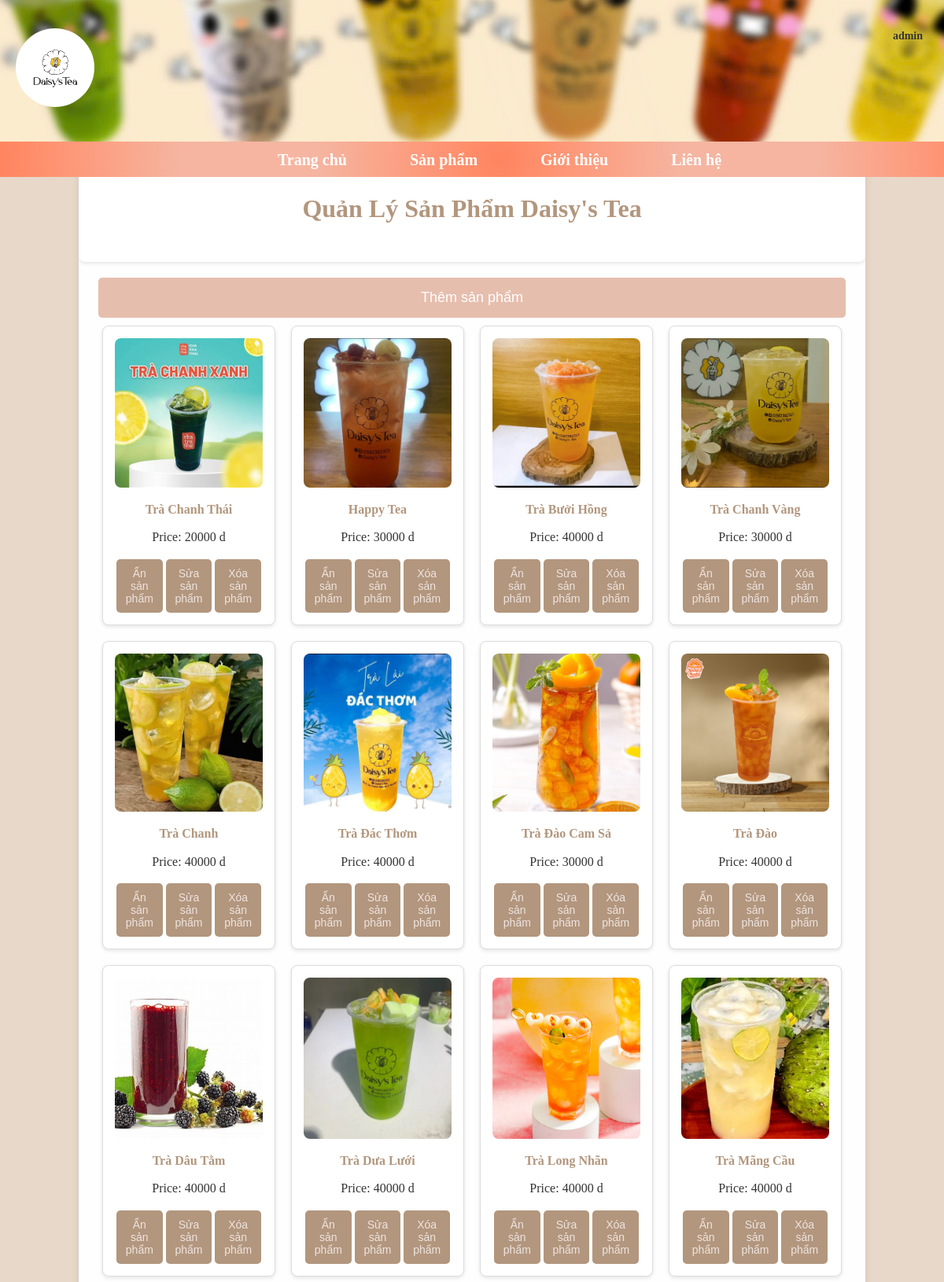
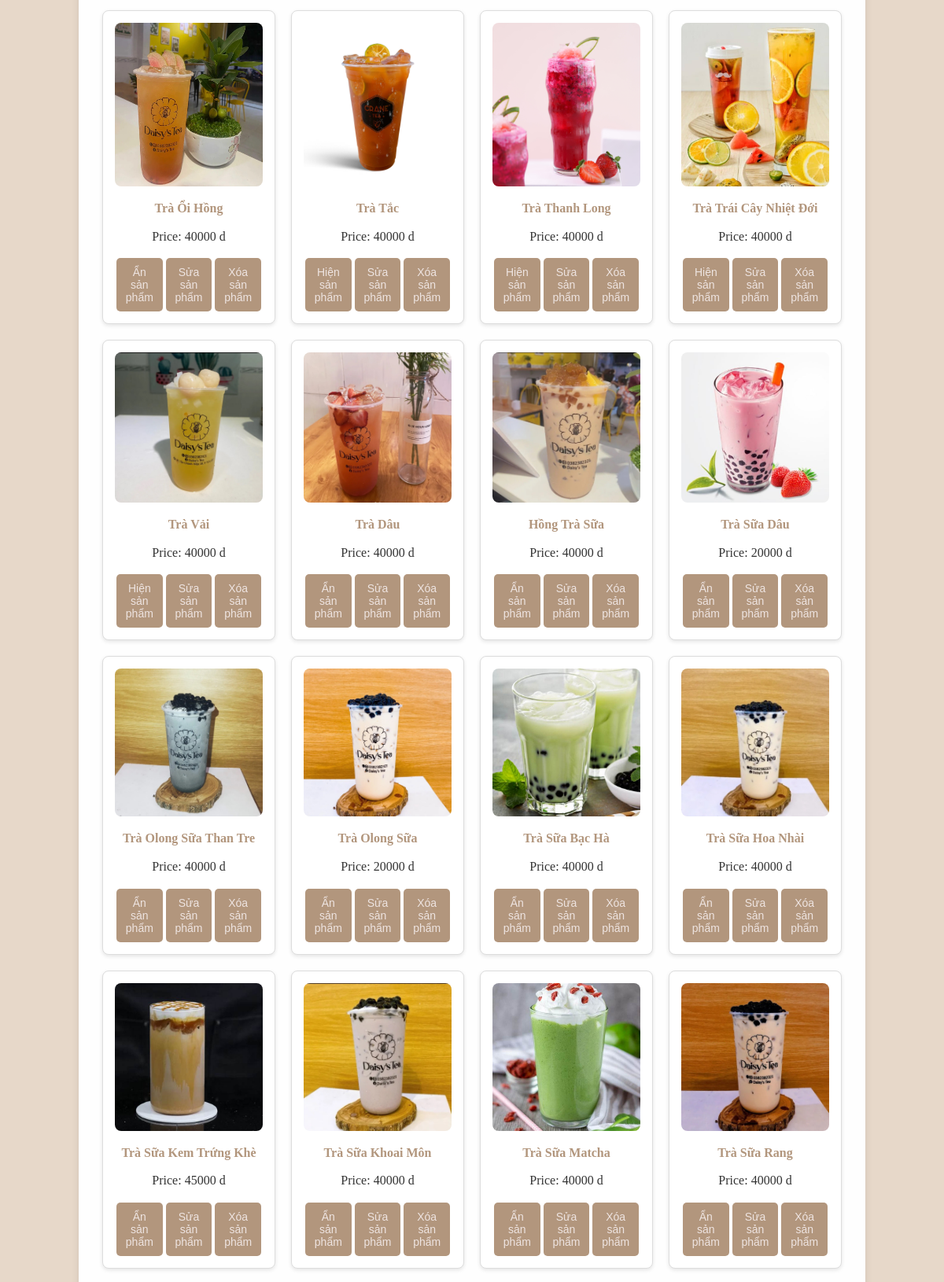
Screenshot of /layout.php?page=admin (signed in, upper part) with the database file from the repository (2 pictures, top to bottom).
### tables this page shows
CREATE TABLE `products` (
  `productID` int(11) NOT NULL,
  `productName` text NOT NULL,
  `productType` varchar(30) NOT NULL,
  `price` int(10) NOT NULL,
  `count` int(5) NOT NULL,
  `trangthai` tinyint(1) NOT NULL
);

### admin.php (the view, shortened to what this page needs)
<!DOCTYPE html>
<html lang="en">
<head>
    <link rel="stylesheet" href="admin.css">
</head>
<body>
    <div class="container1">
        <div class="content">
            <h1>Quản Lý Sản Phẩm Daisy's Tea</h1>
        </div>
        <div class="btn-container">
            <button onclick="location.href='addProduct.php'">Thêm sản phẩm</button>
        </div>
        <div id="productList">
        <?php
        require_once 'connectdb.php';
        try {
            $sql = "SELECT * FROM products";
            $stmt = $conn->prepare($sql);
            $stmt->execute();
            $products = $stmt->fetchAll(PDO::FETCH_ASSOC);
            if (count($products) > 0) {
                foreach ($products as $row) {
                    if ($row['productType'] == "milktea") {
                        echo '<div class="product-item">';
                        echo '<img src="./pic/TràSữa/' . htmlspecialchars($row["productName"]) . '.jpg" alt="' . htmlspecialchars($row["productName"]) . '" data-price="' . htmlspecialchars($row["price"]) . '" data-original-price="' . htmlspecialchars($row["price"]) . '" data-product-id="' . htmlspecialchars($row["productID"]) . '">';
                        echo '<p>' . htmlspecialchars($row["productName"]) . '</p>';
                        echo '<p>Price: ' . htmlspecialchars($row["price"]) . ' d</p>';
                        echo '<div class="btn-container">';
                        $buttonText = $row['trangthai'] == 1 ? 'Ẩn sản phẩm' : 'Hiện sản phẩm';
                        $buttonOnClick = 'toggleVisibility(' . htmlspecialchars($row['productID']) . ', ' . htmlspecialchars($row['trangthai']) . ')';
                        echo '<button id="toggleButton_' . htmlspecialchars($row['productID']) . '" onclick="' . $buttonOnClick . '">' . $buttonText . '</button>';
                        echo '<button onclick="openEditProductModal(\'' . htmlspecialchars($row["productID"]) . '\', \'' . htmlspecialchars($row["productName"]) . '\', ' . htmlspecialchars($row["price"]) . ', ' . htmlspecialchars($row["trangthai"]) . ')">Sửa sản phẩm</button>';
                        echo '<button onclick="location.href=\'deleteProduct.php?id=' . htmlspecialchars($row["productID"]) . '\'">Xóa sản phẩm</button>';
                        echo '</div>';
                        echo '</div>';
                    }
                    else {
                        echo '<div class="product-item">';
                        echo '<img src="./pic/TràTráiCây/' . htmlspecialchars($row["productName"]) . '.jpg" alt="' . htmlspecialchars($row["productName"]) . '" data-price="' . htmlspecialchars($row["price"]) . '" data-original-price="' . htmlspecialchars($row["price"]) . '" data-product-id="' . htmlspecialchars($row["productID"]) . '">';
                        echo '<p>' . htmlspecialchars($row["productName"]) . '</p>';
                        echo '<p>Price: ' . htmlspecialchars($row["price"]) . ' d</p>';
                        echo '<div class="btn-container">';
                        $buttonText = $row['trangthai'] == 1 ? 'Ẩn sản phẩm' : 'Hiện sản phẩm';
                        $buttonOnClick = 'toggleVisibility(' . htmlspecialchars($row['productID']) . ', ' . htmlspecialchars($row['trangthai']) . ')';
                        echo '<button id="toggleButton_' . htmlspecialchars($row['productID']) . '" onclick="' . $buttonOnClick . '">' . $buttonText . '</button>';
                        echo '<button onclick="openEditProductModal(\'' . htmlspecialchars($row["productID"]) . '\', \'' . htmlspecialchars($row["productName"]) . '\', ' . htmlspecialchars($row["price"]) . ', ' . htmlspecialchars($row["trangthai"]) . ')">Sửa sản phẩm</button>';
                        echo '<button onclick="location.href=\'deleteProduct.php?id=' . htmlspecialchars($row["productID"]) . '\'">Xóa sản phẩm</button>';
                        echo '</div>';
                        echo '</div>';
                    }
                }
            } else {
                echo '<p>Không có sản phẩm nào.</p>';
            }
        } catch (PDOException $e) {
            echo "Lỗi: " . $e->getMessage();
        }
        ?>
        </div>
    </div>
</body>
</html>

### admin.css (style rules this page uses)
body { line-height: 1.6; margin: 0; padding: 0; background-color: #eee4e1; color: #333; }
.container1 { width: 80%; margin: auto; overflow: hidden; display: flex; flex-direction: column; padding: 20px; border-radius: 8px; background-color: #fefefe; box-shadow: 0 2px 10px rgba(0, 0, 0, 0.1); align-items: center; }
.content h1 { text-align: center; margin-top: 0; color: #b2967d; }
.content { padding: 20px; text-align: center; border-radius: 8px; box-shadow: 0 2px 4px rgba(0, 0, 0, 0.1); background-color: #ffffff; width: 100%; }
.btn-container { display: flex; flex-direction: row; justify-content: space-between; width: 100%; margin-top: 20px; }
.btn-container button { background-color: #e6beae; color: #fff; border: none; padding: 15px; margin: 0 5px; border-radius: 5px; cursor: pointer; font-size: 18px; flex: 1; transition: background-color 0.3s; }
#productList { display: flex; flex-wrap: wrap; justify-content: space-between; }
.product-item { display: flex; flex-direction: column; align-items: center; border: 1px solid #ddd; border-radius: 8px; padding: 15px; margin: 10px; background-color: #ffffff; box-shadow: 0 2px 5px rgba(0, 0, 0, 0.1); width: calc(25% - 20px); box-sizing: border-box; }
.product-item img { width: 100%; height: 75%; border-radius: 8px; margin-bottom: 10px; }
.product-item p { margin: 5px 0; text-align: center; }
.product-item p:first-of-type { font-weight: bold; color: #b2967d; }
.product-item .btn-container { width: 100%; display: flex; justify-content: space-between; margin-top: 10px; }
.product-item .btn-container button { padding: 10px; background-color: #b2967d; color: #eee4e1; border: none; border-radius: 5px; cursor: pointer; font-size: 14px; margin: 0 2px; transition: background-color 0.3s; }

### rows the page displays
products: productName (picture), productName "Trà Chanh Thái", price "20000", trangthai "Ẩn sản phẩm"
products: productName (picture), productName "Happy Tea", price "30000", trangthai "Ẩn sản phẩm"
products: productName (picture), productName "Trà Bưởi Hồng", price "40000", trangthai "Ẩn sản phẩm"
products: productName (picture), productName "Trà Chanh Vàng", price "30000", trangthai "Ẩn sản phẩm"
products: productName (picture), productName "Trà Chanh", price "40000", trangthai "Ẩn sản phẩm"
products: productName (picture), productName "Trà Đác Thơm", price "40000", trangthai "Ẩn sản phẩm"
products: productName (picture), productName "Trà Đào Cam Sả", price "30000", trangthai "Ẩn sản phẩm"
products: productName (picture), productName "Trà Đào", price "40000", trangthai "Ẩn sản phẩm"
products: productName (picture), productName "Trà Dâu Tằm", price "40000", trangthai "Ẩn sản phẩm"
products: productName (picture), productName "Trà Dưa Lưới", price "40000", trangthai "Ẩn sản phẩm"
products: productName (picture), productName "Trà Long Nhãn", price "40000", trangthai "Ẩn sản phẩm"
products: productName (picture), productName "Trà Mãng Cầu", price "40000", trangthai "Ẩn sản phẩm"
products: productName (picture), productName "Trà Ổi Hồng", price "40000", trangthai "Ẩn sản phẩm"
products: productName (picture), productName "Trà Tắc", price "40000", trangthai "Hiện sản phẩm"
products: productName (picture), productName "Trà Thanh Long", price "40000", trangthai "Hiện sản phẩm"
products: productName (picture), productName "Trà Trái Cây Nhiệt Đới", price "40000", trangthai "Hiện sản phẩm"
products: productName (picture), productName "Trà Vải", price "40000", trangthai "Hiện sản phẩm"
products: productName (picture), productName "Trà Dâu", price "40000", trangthai "Ẩn sản phẩm"
products: productName (picture), productName "Hồng Trà Sữa", price "40000", trangthai "Ẩn sản phẩm"
products: productName (picture), productName "Trà Sữa Dâu", price "20000", trangthai "Ẩn sản phẩm"
products: productName (picture), productName "Trà Olong Sữa Than Tre", price "40000", trangthai "Ẩn sản phẩm"
products: productName (picture), productName "Trà Olong Sữa", price "20000", trangthai "Ẩn sản phẩm"
products: productName (picture), productName "Trà Sữa Bạc Hà", price "40000", trangthai "Ẩn sản phẩm"
products: productName (picture), productName "Trà Sữa Hoa Nhài", price "40000", trangthai "Ẩn sản phẩm"
products: productName (picture), productName "Trà Sữa Kem Trứng Khè", price "45000", trangthai "Ẩn sản phẩm"
products: productName (picture), productName "Trà Sữa Khoai Môn", price "40000", trangthai "Ẩn sản phẩm"
products: productName (picture), productName "Trà Sữa Matcha", price "40000", trangthai "Ẩn sản phẩm"
products: productName (picture), productName "Trà Sữa Rang", price "40000", trangthai "Ẩn sản phẩm"

### other values shown
$username "admin"
